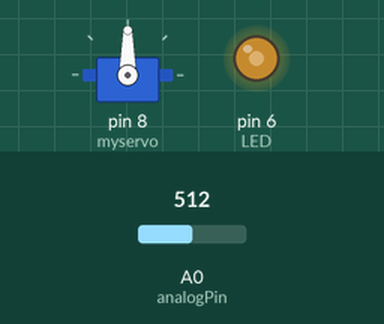
Bench run of a sketch on a simulated Arduino Uno, built with avr-gcc and run on an emulated ATmega328P. Parts: servo, output pins drawn as LEDs (lit = HIGH). Inputs (shaded band) come from the test bench; at power-on: A0 (analogPin) = 512.

Above: at 1.2 s.
1.3 s: A0 (analogPin) set to 716
At 2.5 s:
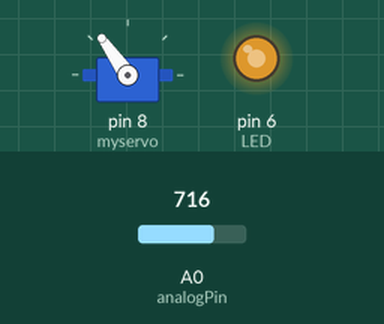
2.8 s: A0 (analogPin) set to 900
At 3.6 s:
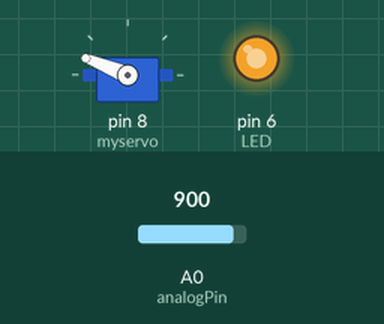
4.3 s: A0 (analogPin) set to 1023
At 5.0 s:
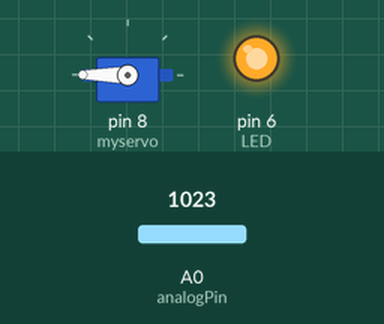
5.8 s: A0 (analogPin) set to 511
At 7.0 s:
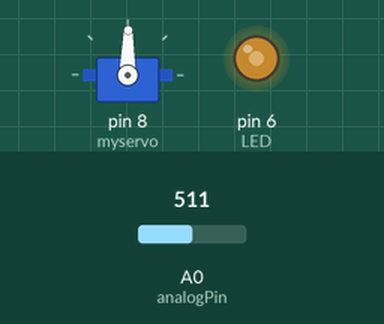
7.3 s: A0 (analogPin) set to 306
At 8.5 s:
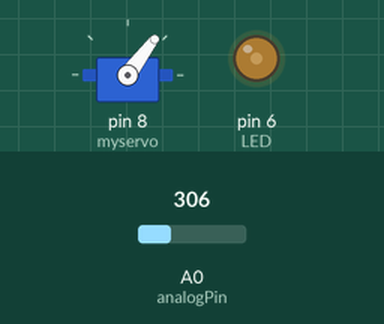
Timing chart, 0 to 9.8 s (numbered marks = the images above; inputs shaded):
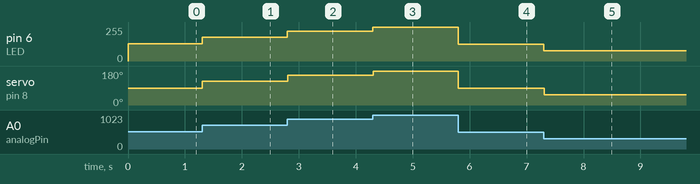

Measured:
- after the input at 1.3 s, pin 6 (LED): 128/255 → 179/255 at once; servo on pin 8 (myservo): 90° → 125° at once
- after the input at 2.8 s, pin 6 (LED): 179/255 → 225/255 at once; servo on pin 8 (myservo): 125° → 158° at once
- after the input at 4.3 s, pin 6 (LED): 225/255 → 255/255 at once; servo on pin 8 (myservo): 158° → 180° at once
- after the input at 5.8 s, pin 6 (LED): 255/255 → 127/255 at once; servo on pin 8 (myservo): 180° → 89° at once
- after the input at 7.3 s, pin 6 (LED): 127/255 → 76/255 at once; servo on pin 8 (myservo): 89° → 53° at once

The sketch:

servo_led.ino
```cpp
#include <Servo.h>

Servo myservo;

const int LED = 6;  // the number of the LED pin
const int analogPin = A0;

unsigned long t1_prev = 0;  // will store last time LED was updated
unsigned long t2_prev = 0;  // will store last time LED was updated

const unsigned long t1_delay = 4;
const unsigned long t2_delay = 10;

void setup() {
  pinMode(LED, OUTPUT);
  pinMode(analogPin, INPUT);
  myservo.attach(8);
  Serial.begin(9600);
}

void loop() {

  //LED 밝기
  unsigned long t1_now = millis();

  if (t1_now - t1_prev >= t1_delay) {
    t1_prev = t1_now;
    int t1_val = analogRead(analogPin);
    analogWrite(LED, t1_val/4);

  }

  //서보모터 제어
  unsigned long t2_now = millis();
  if (t2_now - t2_prev >= t2_delay) {
    t2_prev = t2_now;

    int t2_val = analogRead(analogPin);
    t2_val = map(t2_val, 0, 1023, 0, 180);
    myservo.write(t2_val);
  }
}
```
